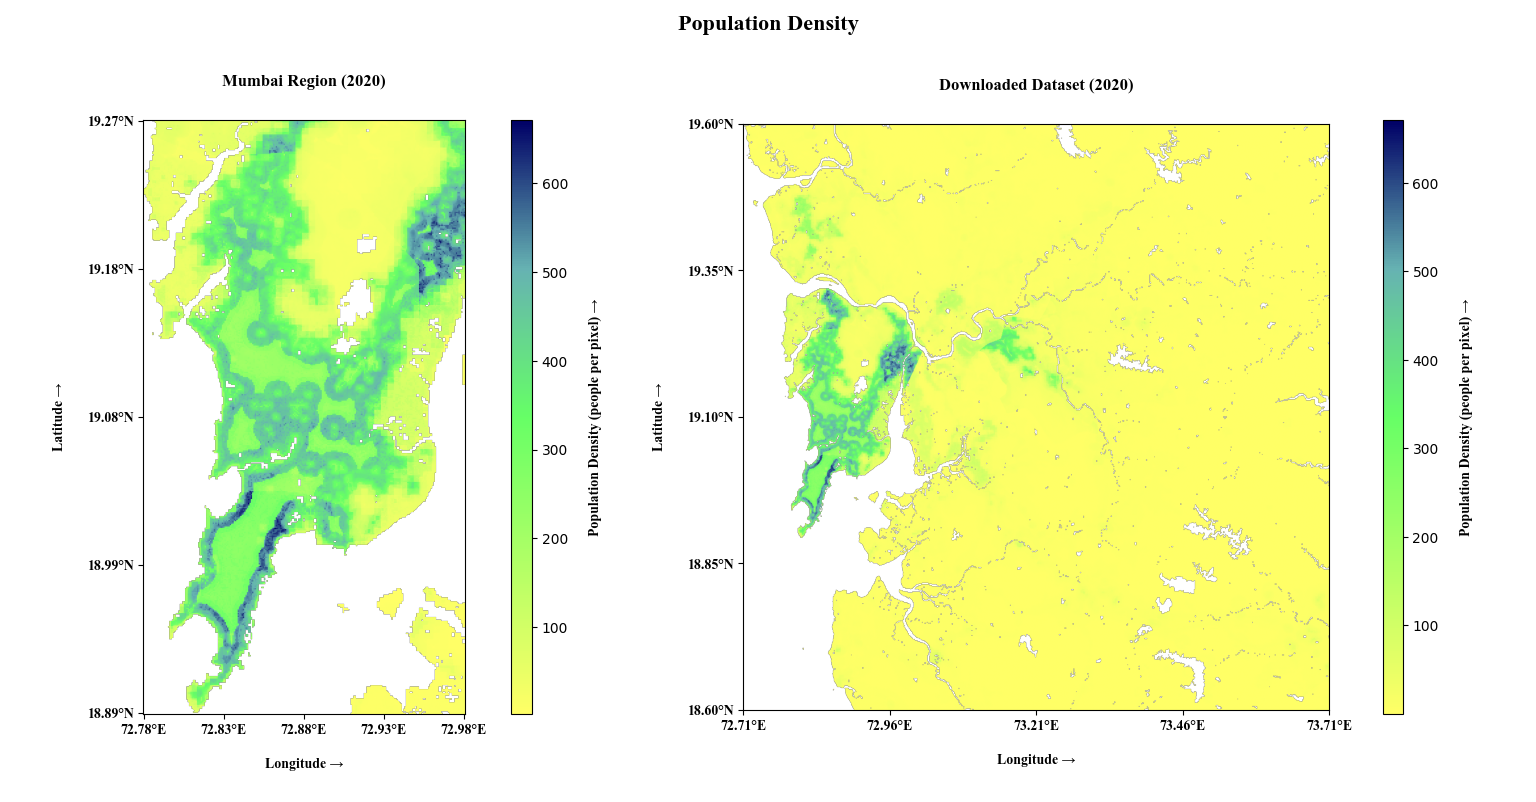

The Python source for this figure:
import rasterio
from rasterio.windows import from_bounds
import matplotlib.pyplot as plt
import numpy as np
from matplotlib.colors import LinearSegmentedColormap

file_path = '../../Dataset/Population_2020.tif'

mumbai_bbox = {
    'lat_min': 18.89215,
    'lat_max': 19.27,
    'lon_min': 72.776,
    'lon_max': 72.98
}

downloaded_bbox = {
    'lat_min': 18.6,
    'lat_max': 19.6,
    'lon_min': 72.71,
    'lon_max': 73.71
}

colors = [
    "#ffff66",
    "#b2ff66",
    "#66ff66",
    "#66b2b2",
    "#000066"
]
cmap = LinearSegmentedColormap.from_list("custom_cmap", colors, N=256)

def read_and_mask(bbox):
    with rasterio.open(file_path) as src:
        window = from_bounds(
            bbox['lon_min'], bbox['lat_min'],
            bbox['lon_max'], bbox['lat_max'],
            src.transform
        )
        data = src.read(1, window=window)
        transform = src.window_transform(window)
    data_masked = np.ma.masked_where(data <= 0, data)
    return data_masked, transform, data.shape, bbox

def create_ticks(data_shape, bbox):
    height, width = data_shape
    xticks = np.linspace(0, width - 1, 5)
    yticks = np.linspace(0, height - 1, 5)
    xlabels = [f"{bbox['lon_min'] + (bbox['lon_max'] - bbox['lon_min']) * (x / (width - 1)):.2f}°E" for x in xticks]
    ylabels = [f"{bbox['lat_max'] - (bbox['lat_max'] - bbox['lat_min']) * (y / (height - 1)):.2f}°N" for y in yticks]
    return xticks, xlabels, yticks, ylabels

# Font properties
font_family = 'Times New Roman'
label_fontsize = 10
label_fontweight = 'bold'
title_fontsize = 12

mumbai_data, mumbai_transform, mumbai_shape, mumbai_bbox = read_and_mask(mumbai_bbox)
downloaded_data, downloaded_transform, downloaded_shape, downloaded_bbox = read_and_mask(downloaded_bbox)

mumbai_height, mumbai_width = mumbai_shape
downloaded_height, downloaded_width = downloaded_shape

scale_factor = downloaded_height / mumbai_height
scaled_mumbai_width = mumbai_width * scale_factor

fig_width = scaled_mumbai_width + downloaded_width
fig_height = downloaded_height

dpi = 100
figsize = (fig_width / dpi, fig_height / dpi + 0.5)

fig, axs = plt.subplots(1, 2, figsize=figsize,
                        gridspec_kw={'width_ratios': [scaled_mumbai_width, downloaded_width]})

# Increased horizontal space between plots
plt.subplots_adjust(wspace=0.5, top=0.85, left=0.08, right=0.92)

# Main heading
fig.suptitle('Population Density', fontsize=16, fontweight='bold', fontfamily=font_family, y=0.98)

# Plot Mumbai region
img1 = axs[0].imshow(mumbai_data, cmap=cmap)

# Plot downloaded dataset region
img2 = axs[1].imshow(downloaded_data, cmap=cmap)
cbar2 = fig.colorbar(img2, ax=axs[1], fraction=0.045, pad=0.08, aspect=30)
cbar2.set_label('Population Density (people per pixel) →', fontsize=label_fontsize, fontweight=label_fontweight,
                fontfamily=font_family, labelpad=15)

# --- UPDATED COLORBAR SECTION (left colorbar thinner than right) ---
cbar2_pos = cbar2.ax.get_position()
left_cbar_width = cbar2_pos.width * 0.7  # 70% of right colorbar width

cbar_ax_left = fig.add_axes([
    axs[0].get_position().x1 + (axs[1].get_position().x0 - axs[0].get_position().x1) / 10,
    cbar2_pos.y0,
    left_cbar_width,
    cbar2_pos.height
])

cbar1 = fig.colorbar(img1, cax=cbar_ax_left)
cbar1.set_label('Population Density (people per pixel) →', fontsize=label_fontsize,
                fontweight=label_fontweight, fontfamily=font_family, labelpad=15)
# -------------------------------------------------------------------

xticks, xlabels, yticks, ylabels = create_ticks(mumbai_shape, mumbai_bbox)
axs[0].set_xticks(xticks)
axs[0].set_xticklabels(xlabels, fontsize=label_fontsize, fontweight=label_fontweight, fontfamily=font_family)
axs[0].set_yticks(yticks)
axs[0].set_yticklabels(ylabels, fontsize=label_fontsize, fontweight=label_fontweight, fontfamily=font_family)

axs[0].set_xlabel('Longitude →', fontsize=label_fontsize, fontweight=label_fontweight, fontfamily=font_family, labelpad=15)
axs[0].set_ylabel('Latitude →', fontsize=label_fontsize, fontweight=label_fontweight, fontfamily=font_family, labelpad=15)
axs[0].set_title('Mumbai Region (2020)', fontsize=title_fontsize, fontweight='bold', fontfamily=font_family, pad=25)

xticks, xlabels, yticks, ylabels = create_ticks(downloaded_shape, downloaded_bbox)
axs[1].set_xticks(xticks)
axs[1].set_xticklabels(xlabels, fontsize=label_fontsize, fontweight=label_fontweight, fontfamily=font_family)
axs[1].set_yticks(yticks)
axs[1].set_yticklabels(ylabels, fontsize=label_fontsize, fontweight=label_fontweight, fontfamily=font_family)

axs[1].set_xlabel('Longitude →', fontsize=label_fontsize, fontweight=label_fontweight, fontfamily=font_family, labelpad=15)
axs[1].set_ylabel('Latitude →', fontsize=label_fontsize, fontweight=label_fontweight, fontfamily=font_family, labelpad=15)
axs[1].set_title('Downloaded Dataset (2020)', fontsize=title_fontsize, fontweight='bold', fontfamily=font_family, pad=25)

plt.show()
